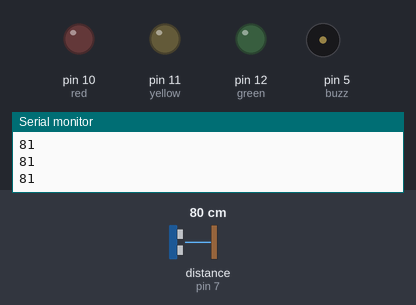
A sketch run on a simulated Arduino Uno, built with avr-gcc and run on an emulated ATmega328P. Parts: output pins drawn as LEDs (lit = HIGH), buzzer (waves = sounding, pin HIGH), the last lines printed to the serial monitor. Dashed ring = blinking. Inputs (shaded band) come from the test bench; at power-on: distance to the obstacle (sensor on pin 7) 80 cm. The echo pulse lasts 58.3 µs per cm.

Above: at 1.2 s.
1.3 s: distance to the obstacle (sensor on pin 7) set to 34 cm
2.8 s: distance to the obstacle (sensor on pin 7) set to 28 cm
At 2.88 s:
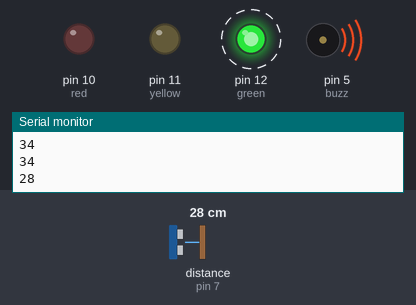
5.8 s: distance to the obstacle (sensor on pin 7) set to 2 cm
At 6.08 s:
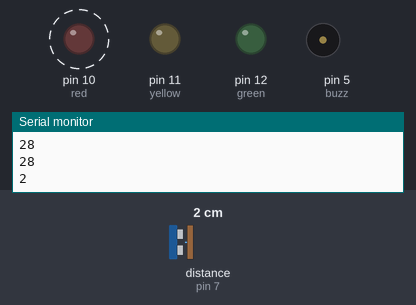
8.8 s: distance to the obstacle (sensor on pin 7) set to 18 cm
At 9.15 s:
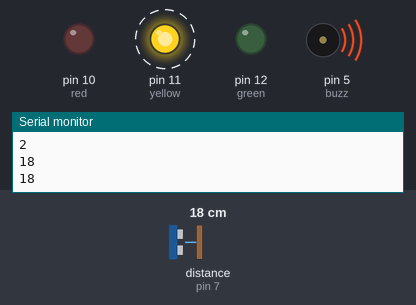
11.8 s: distance to the obstacle (sensor on pin 7) set to 4 cm
At 12.12 s:
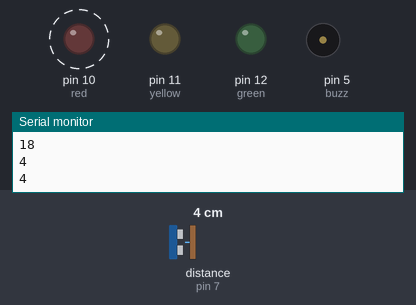
14.8 s: distance to the obstacle (sensor on pin 7) set to 35 cm
At 14.8 s:
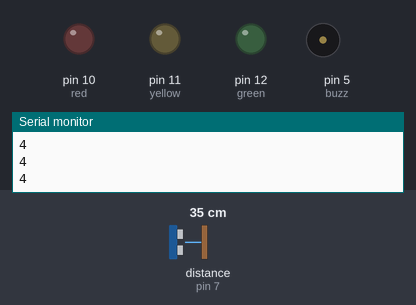
Timing chart, 0 to 17.3 s (numbered marks = the images above; inputs shaded):
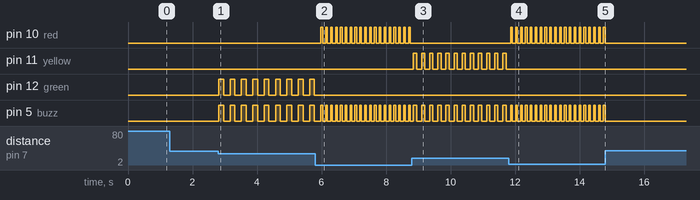

The sketch:

Radar_de_recule.ino
```cpp
#include <NewPing.h>

#define green 12
#define yellow 11
#define red 10

#define trig 8
#define echo 7

#define buzz 5

NewPing ultrasons(trig, echo, 200);

void setup() {
  // put your setup code here, to run once:
  pinMode(green, OUTPUT);
  pinMode(yellow, OUTPUT);
  pinMode(red, OUTPUT);

  pinMode(buzz, OUTPUT);

  Serial.begin(9600);
}

void loop() {
  // put your main code here, to run repeatedly:
  int distance = ultra();
  Serial.println(distance);

  if (distance <= 30 && distance >= 20) {
    green_warn();
  }

  if (distance <= 20 && distance >= 10) {
    yellow_warn();
  }

  if (distance <= 10 && distance >= 2) {
    red_warn();
  }

  delay(50);
}

int ultra() {
  return ultrasons.ping_cm();
}

void green_warn() {
  digitalWrite(green, HIGH);
  digitalWrite(buzz, HIGH);
  delay(150);
  digitalWrite(green, LOW);
  digitalWrite(buzz, LOW);
  delay(150);
}

void yellow_warn() {
  digitalWrite(yellow, HIGH);
  digitalWrite(buzz, HIGH);
  delay(100);
  digitalWrite(yellow, LOW);
  digitalWrite(buzz, LOW);
  delay(100);
}

void red_warn() {
  digitalWrite(red, HIGH);
  digitalWrite(buzz, HIGH);
  delay(50);
  digitalWrite(red, LOW);
  digitalWrite(buzz, LOW);
  delay(50);
}
```

Measured:
- the behaviour switches between 31 and 30 cm on distance to the obstacle (sensor on pin 7) (found by bisection; images 0 and 1)
- after the input at 2.8 s, pin 12 (green), pin 5 (buzz): alternates HIGH for 0.15 s and LOW for 0.20 s, starting at once
- after the input at 5.8 s, pin 10 (red): alternates HIGH for 0.05 s and LOW for 0.10 s, starting after 0.18 s; pin 12 (green): stops changing and stays LOW; pin 5 (buzz): alternates HIGH for 0.05 s and LOW for 0.10 s, starting after 0.23 s
- after the input at 8.8 s, pin 10 (red): stops changing and stays LOW; pin 11 (yellow): alternates HIGH for 0.10 s and LOW for 0.15 s, starting after 0.05 s; pin 5 (buzz): alternates HIGH for 0.10 s and LOW for 0.15 s, starting after 0.15 s
- after the input at 11.8 s, pin 10 (red): alternates HIGH for 0.05 s and LOW for 0.10 s, starting after 0.07 s; pin 11 (yellow): stops changing and stays LOW; pin 5 (buzz): alternates HIGH for 0.05 s and LOW for 0.10 s, starting after 0.12 s
- after the input at 14.8 s, pin 10 (red), pin 5 (buzz): stops changing and stays LOW
